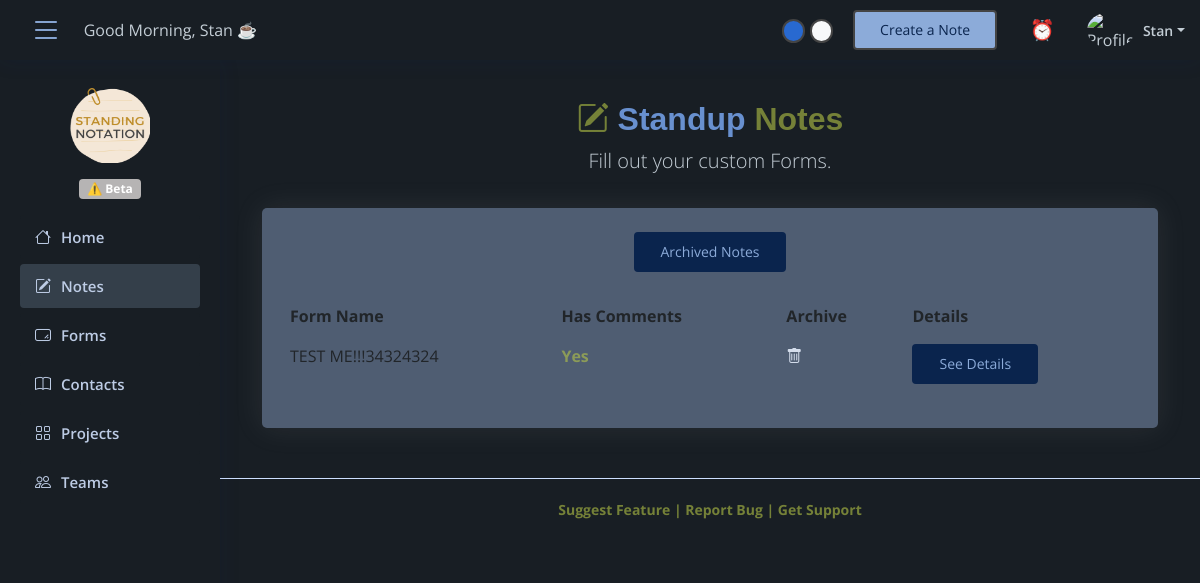
Page /note/notes/ (signed in) on the committed database.
### accounts/models.py (models this page shows, shortened)
class User(AbstractUser, PermissionsMixin):
    updated = models.DateTimeField(auto_now=True) # Be sure to update this when they save profile settings
    created = models.DateTimeField(auto_now_add=True)
    profile_photo = models.ImageField(default='default.jpg')
    first_name = models.CharField(max_length=50, blank=False)
    last_name = models.CharField(max_length=50, blank=False)
    email = models.EmailField(max_length=254, unique=True)
    email_confirmed = models.BooleanField(default=False)
    password = models.CharField(max_length=200)
    dark_mode = models.BooleanField(default=False)
    receive_email_notifications = models.BooleanField(default=True)
    team_user = models.BooleanField(default=True) # toggle to false when makes manager link
    manager_id = models.CharField(max_length=200, blank=True) # Redundant if team_user=True, but that's okay
    username = None
    is_active = models.BooleanField(default=True)
    is_admin = models.BooleanField(default=True)
    is_staff = models.BooleanField(default=True)
    is_superuser = models.BooleanField(default=True)
    USERNAME_FIELD = 'email'
    REQUIRED_FIELDS = ['password']
    objects = CustomUserManager()
    def __str__(self):
        return f'{self.first_name} {self.last_name}'

### note/models.py (models this page shows, shortened)
class MeetingFormEntry(models.Model):
    user = models.ForeignKey(settings.AUTH_USER_MODEL, related_name="mymeetingformentry",  on_delete=models.CASCADE, null=True) # THIS IS FOR THE CURRENT LOGGED IN USER / TEAM LEAD
    form_settings = models.ForeignKey(MeetingFormSettings, on_delete=models.CASCADE)
    video_link = models.CharField(max_length=2000)
    meeting_time_realization = models.IntegerField(help_text="How many minutes did the meeting take?")
    participants = models.ManyToManyField(Contact, related_name="meetingParticipants")
    notify_user_list = models.ManyToManyField(Contact, related_name="meetingNotify")
    viewed_by_list = models.ManyToManyField(Contact, related_name="noteViewedBy")
    meeting_priority = models.CharField(max_length=20)
    created = models.DateTimeField(auto_now_add=True)
    archived = models.BooleanField(default=False)
    @property
    def has_comments(self):
        return self.meetingformentrycomment_set.all()
    def __str__(self):
        return self.form_settings.title

class MeetingFormSettings(models.Model):
    user = models.ForeignKey(settings.AUTH_USER_MODEL, related_name="mymeetingformsettings",  on_delete=models.CASCADE, null=True) # THIS IS FOR THE CURRENT LOGGED IN USER / TEAM LEAD
    project = models.ForeignKey(Project, on_delete=models.CASCADE)
    team = models.ForeignKey(Team, on_delete=models.CASCADE)
    title = models.CharField(max_length=120)
    meeting_time_goal = models.IntegerField(help_text="How many minutes should the meeting last?")
    sometimes_record = models.BooleanField(default=False)
    meeting_room_link = models.CharField(max_length=2000)
    scheduled_time = models.CharField(max_length=20) #meeting is supposed to start at:
    created = models.DateTimeField(auto_now_add=True)
    archived = models.BooleanField(default=False)
    class Meta:
        verbose_name_plural = 'Meeting Forms'

### note/views.py (the view)
# urls.py: path('notes/', notes, name="notes"),
@login_required(login_url='login')
def notes(request): # return variables for managers and team members, template if/else hides each section by user type
    manager_notes = MeetingFormEntry.objects.filter(user=request.user).order_by('-id')
    manager_notes = manager_notes.filter(archived=False)
    team_notes = MeetingFormEntry.objects.filter(archived=False).order_by('-id')
    print(team_notes)
    my_manager_id = request.user.manager_id
    print(my_manager_id)
    my_fellow_team_members = get_user_model().objects.filter(manager_id=my_manager_id)
    print(my_fellow_team_members)
    team_manager = my_fellow_team_members.filter(team_user=False)[0]
    print(team_manager)
    team_notes = team_notes.filter(user=team_manager)
    print(team_notes)
    context = {
        'team_notes':team_notes,
        'manager_notes':manager_notes,
    }
    return render(request, 'note/notes/notes.html', context)

### note/templates/note/notes/notes.html (shortened to what this page needs)
{% extends 'note/base.html' %}
{% load static %}
{% block content %}
  <main id="main" class="main">
      {% if user.team_user %}
        <section class="section">
          <div class="container-fluid">
            <header class="text-center">
              <h2><i class="bi bi-pencil-square text-warning"></i> Standup <span class="text-warning"> Notes</span></h2>
              <p class="lead">Read & Comment on Your Team's Meeting Notes.</p>
            </header>
            <div class="row justify-content-center">
              <div class="col-12">
                <div class="card recent-sales overflow-auto">
                  <div class="card-body">
                    {% if team_notes %}
                    <table class="table table-borderless datatable">
                      <thead>
                        <tr>
                          <th scope="col">Form Name</th>
                          <th scope="col">Has Comments</th>
                          <th scope="col">Team</th>
                          <th scope="col">Project</th>
                          <th scope="col">Details</th>
                        </tr>
                      </thead>
                      <tbody>
                        {% for note in team_notes %}
                          <tr>
                            <td>{{note.form_settings.title}}</td>
                            <td>{% if note.has_comments %}<span class="text-success">Yes</span>{% else %}No{% endif %}</td>
                            <td><a href="{% url 'team-details' note.form_settings.team.id %}">{{note.form_settings.team.title|title}}</a></td>
                            <td><a href="{% url 'project-details' note.form_settings.project.id %}">{{note.form_settings.project.title|title}}</a></td>
                            <td><a href="{% url 'note-details' note.id %}" class="get-started-btn-inverted">See Details</a></td>
                          </tr>
                        {% endfor %}
                      </tbody>
                    </table>
                    {% else %}
                    <div class="row p-5">
                      <div class="col-md-12 text-center">
                        {% if user.team_user %}
                        <h4>Nothing to see here... 👾</h4>
                      {% else %}
                      <h4>Nothing to see here... 👾</h4> <br> <a href="{% url 'forms' %}" class="get-started-btn mb-5 mt-2">Create Your First Note</a>
                      {% endif %}
                      </div>
                    </div>
                    {% endif %}
                  </div>
                </div>
              </div>
            </div>
          </div>
        </section>
      {% else %}
        <section class="section">
            <div class="container-fluid">
              <header class="text-center">
                <h2><i class="bi bi-pencil-square text-warning"></i> Standup <span class="text-warning"> Notes</span></h2>
                <p class="lead">Fill out your custom Forms.</p>
              </header>
              <div class="row justify-content-center">
                <div class="col-12">
                  <div class="card recent-sales overflow-auto">
                    <div class="card-body">
                      <div class="row">
                        <div class="col-md-12 text-center">
                          <a href="{% url 'archived-notes' %}" class="mb-4 mt-4 get-started-btn-inverted">Archived Notes</a>
                        </div>
                      </div>
                      {% if manager_notes %}
                      <table class="table table-borderless datatable">
                        <thead>
                          <tr>
                            <th scope="col">Form Name</th>
                            <th scope="col">Has Comments</th>
                            <th scope="col">Archive</th>
                            <th scope="col">Details</th>
                          </tr>
                        </thead>
                        <tbody>
                          {% for note in manager_notes %}
                          <tr>
                            <td>{{note.form_settings.title}}</td>
                            <td>{% if note.has_comments %}<span class="text-success">Yes</span>{% else %}No{% endif %}</td>
                            <td><a href="{% url 'archive-note' note.id %}"><i class="bi bi-trash text-danger"></i></a></td>
                            <td><a href="{% url 'note-details' note.id %}" class="get-started-btn-inverted">See Details</a></td>
                          </tr>
                          {% endfor %}
                        </tbody>
                      </table>
                      {% endif %}
                    </div>
                  </div>
                </div>
              </div>
            </div>
        </section>
      {% endif %}
  </main>
{% endblock content %}

### note/templates/note/base.html (shortened to what this page needs)
{% load static %}
<!DOCTYPE html>
<html lang="en">
<head>
  <link href="{% static 'dashboard/vendor/bootstrap/css/bootstrap.min.css' %}" rel="stylesheet">
  <link href="{% static 'dashboard/vendor/bootstrap-icons/bootstrap-icons.css' %}" rel="stylesheet">
  <link href="{% static 'dashboard/vendor/boxicons/css/boxicons.min.css' %}" rel="stylesheet">
  <link href="{% static 'dashboard/vendor/quill/quill.snow.css' %}" rel="stylesheet">
  <link href="{% static 'dashboard/vendor/quill/quill.bubble.css' %}" rel="stylesheet">
  <link href="{% static 'dashboard/vendor/remixicon/remixicon.css' %}" rel="stylesheet">
  <link href="{% static 'dashboard/vendor/simple-datatables/style.css' %}" rel="stylesheet">
  {% if user.dark_mode %}
  <link href="{% static 'dashboard/css/dark-mode.css' %}" rel="stylesheet">
  {% else %}
  <link href="{% static 'dashboard/css/style.css' %}" rel="stylesheet">
  {% endif %}
</head>
<body>
  <header id="header" class="header fixed-top d-flex align-items-center">
    <div class="d-flex align-items-center justify-content-between">
      <i class="bi bi-list toggle-sidebar-btn"></i>
      <p style="margin-left:4%; width:500px;" class="mt-3 invisible" id="morning_welcome">Good Morning, {{user.first_name}} ☕</p>
    </div>
    <nav class="header-nav ms-auto">
      <ul class="d-flex align-items-center">
        <li class="nav-item"><div style="width:71px;"><span style="border: 2px solid #444444; background-color: #2869d0" class="badge rounded-pill"><a href="{% url 'dark-mode-toggle' 1 %}"><span class="invisible">.</span></a></span><span style="border: 2px solid #444444; margin-left:7%;" class="badge rounded-pill bg-light"><a href="{% url 'dark-mode-toggle' 2 %}"><span class="invisible">.</span></a></span></div></li>
        {% if user.team_user %}
        {% else %}
          <li class="nav-item" style="margin-right:4%;" ><a class="get-started-btn" id="createNoteBtn">Create a Note</a></li>
        {% endif %}
        <li class="nav-item dropdown">
          <a class="nav-link nav-icon" href="#" data-bs-toggle="dropdown">⏰<span class="badge bg-warning badge-number" id="unread-alerts-bubble"></span>
          </a>
        </li>
        <li class="nav-item dropdown pe-3">
          <a class="nav-link nav-profile d-flex align-items-center pe-0" href="#" data-bs-toggle="dropdown">
            <img src="" id="profile-photo" alt="Profile" class="rounded-circle">
            <span class="d-none d-md-block dropdown-toggle ps-2">{{ user.first_name|title }}</span>
          </a>
        </li>
      </ul>
    </nav>
  </header>
  <aside id="sidebar" class="sidebar">
  <div class="container-fluid">
    <div class="row justify-content-center mb-2">
      <img onclick="window.location.href  = 'http://127.0.0.1:8000/note/dashboard/'" class="mt-2" style="width:104px; height:75px;" src="{% static 'img/logo.png' %}">
      <div class="row text-center">
        <div class="col-md-12">
         <span class="badge bg-warning badge-number mt-3 mb-2" style="background-color:#b6b4b4 !important;">⚠️ Beta</span>
        </div>
      </div>
    </div>
  </div>
    <ul class="sidebar-nav" id="sidebar-nav">
      <li class="nav-item">
        <a class="nav-link collapsed" href="{% url 'dashboard' %}" id="dashboard">
          <i class="bi bi-house"></i>
          <span>Home</span>
        </a>
      </li>
      <li class="nav-item">
        <a class="nav-link collapsed" href="{% url 'notes' %}" id="notes">
          <i class="bi bi-pencil-square"></i>
          <span>Notes</span>
        </a>
      </li>
      {% if user.team_user %}
      {% else %}
      <li class="nav-item">
        <a class="nav-link collapsed" href="{% url 'forms' %}" id="forms">
          <i class="bi bi-textarea-resize"></i>
          <span>Forms</span>
        </a>
      </li>
      <li class="nav-item">
        <a class="nav-link collapsed" href="{% url 'contacts' %}" id="contacts">
          <i class="bi bi-book"></i>
          <span>Contacts</span>
        </a>
      </li>
      <li class="nav-item">
        <a class="nav-link collapsed" href="{% url 'projects' %}" id="projects">
          <i class="bi bi-grid"></i>
          <span>Projects</span>
        </a>
      </li>
      <li class="nav-item">
        <a class="nav-link collapsed" href="{% url 'teams' %}" id="teams">
          <i class="bi bi-people"></i>
          <span>Teams</span>
        </a>
      </li>
      {% endif %}
    </ul>
  </aside>
  {% block content %} {% endblock %}
  <footer id="footer" class="footer">
    <div class="copyright">
     <p class="text-warning" id="sendFeedbackModalBtn" style="cursor:pointer;">Suggest Feature | Report Bug | Get Support</p>
    </div>
  </footer>
</body>
</html>

### static_in_env/dashboard/css/dark-mode.css (style rules this page uses)
:root { scroll-behavior: smooth; }
body { font-family: "Open Sans", sans-serif; background: #181e24; color: hsl(207, 18%, 80%); }
a { color: #b7c84695; text-decoration: none; }
h1, h2, h3, h4, h5, h6 { font-family: "Helvetica", sans-serif; color: #6890cf; font-weight: 900; }
.text-warning { color: #b7c84695 !important; font-weight:700; }
.text-success { color: #b7c84695 !important; font-weight:700; }
.lead { margin-bottom: 3.5% !important; }
#main { margin-top: 80px; padding: 20px 30px; transition: all 0.3s; }
.get-started-btn { color: #0a244d; background: #8cabd9; border-radius: 4px; padding: 7px 25px 8px 25px; white-space: nowrap; transition: 0.3s; font-size: 14px; display: inline-block; border: 2px solid #444444; }
.get-started-btn-inverted { color: #8cabd9; background: #0a244d; border-radius: 4px; padding: 7px 25px 8px 25px; white-space: nowrap; transition: 0.3s; font-size: 14px; display: inline-block; border: 2px solid #0a244d; }
.card { margin-bottom: 30px; border: none; border-radius: 5px; box-shadow: 0px 0 30px rgba(194, 195, 196, 0.1); background-color: #4f5d72; }
.card-body { padding: 0 20px 20px 20px; }
.header { transition: all 0.5s; z-index: 997; height: 60px; box-shadow: 0px 2px 20px rgba(1, 41, 112, 0.1); background-color: #181e24; padding-left: 20px; }
.header .toggle-sidebar-btn { font-size: 32px; padding-left: 10px; cursor: pointer; color: #8cabd9; }
.header-nav ul { list-style: none; }
.header-nav > ul { margin: 0; padding: 0; }
.header-nav .nav-icon { font-size: 20px; color: #0a244d; }
.header-nav .nav-profile { color: hsl(207, 18%, 80%); }
.header-nav .nav-profile img { max-height: 36px; }
.header-nav .nav-profile span { font-size: 14px; font-weight: 600; }
.sidebar { position: fixed; top: 60px; left: 0; bottom: 0; width: 220px; z-index: 996; transition: all 0.3s; padding: 20px; overflow-y: auto; scrollbar-width: thin; scrollbar-color: #aab7cf transparent; box-shadow: 0px 0px 20px rgba(1, 41, 112, 0.1); background-color: #181e24; }
@media (min-width: 1200px) { #main, #footer { margin-left: 220px; } }
.sidebar-nav { padding: 0; margin: 0; list-style: none; }
.sidebar-nav li { padding: 0; margin: 0; list-style: none; }
.sidebar-nav .nav-item { margin-bottom: 5px; }
.sidebar-nav .nav-link { display: flex; align-items: center; font-size: 15px; font-weight: 600; color: #bdcce5; transition: 0.3; background: #343f4a; padding: 10px 15px; border-radius: 4px; }
.sidebar-nav .nav-link i { font-size: 16px; margin-right: 10px; color: #bdcce5; }
.sidebar-nav .nav-link.collapsed { color: #bdcce5; background: #181e24; }
.sidebar-nav .nav-link.collapsed i { color: #bdcce5; }
.footer { padding: 20px 0; font-size: 14px; transition: all 0.3s; border-top: 1px solid #cddfff; }
.footer .copyright { text-align: center; color: #0a244d; }
.text-danger { color: #d4ddec !important; font-weight: 700; }

### rows in the picture
User: first_name "Stan"
MeetingFormEntry: form_settings "TEST ME!!!34324324", shows "Yes"
